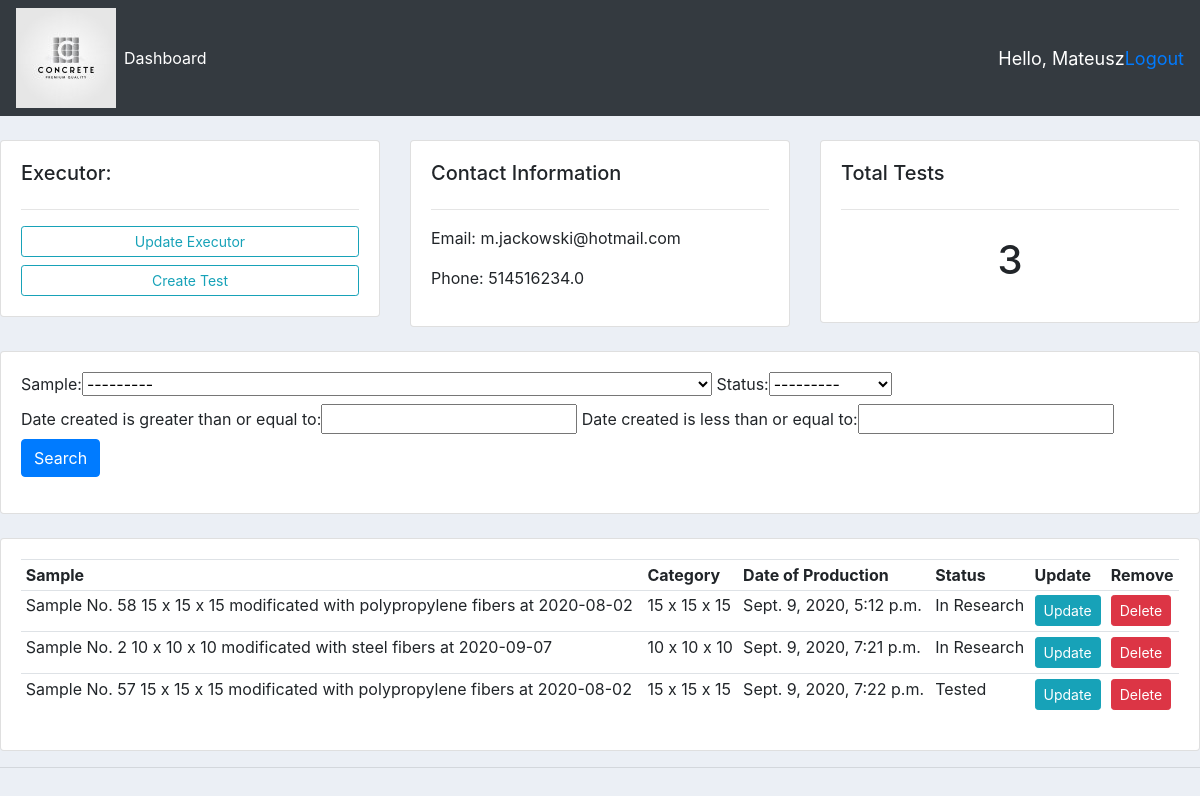
The app's page /executor/2/ (signed in), older data.
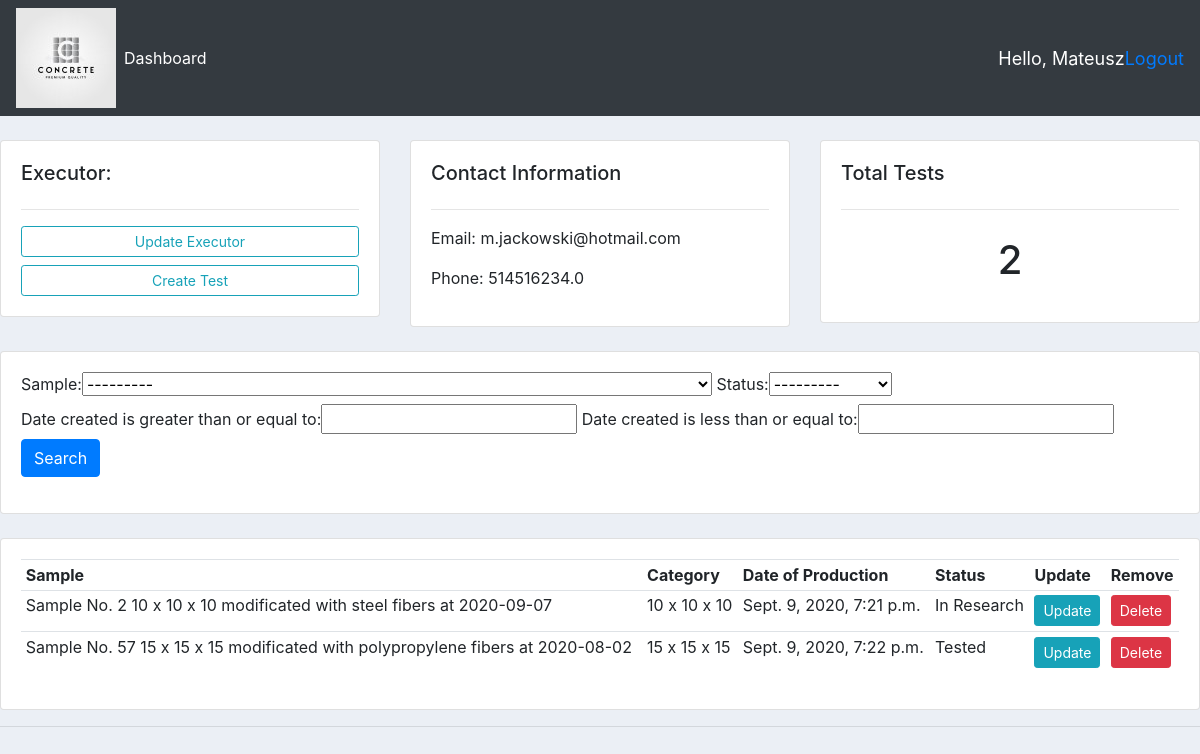
The same page, newer data.
### accounts/models.py (models this page shows, shortened)
class Test(models.Model):
    STATUS = (
        ('In Production', 'In Production'),
        ('In Research', 'In Research'),
        ('Tested', 'Tested'),
    )
    executor = models.ForeignKey(Executor, null=True, on_delete=models.SET_NULL)
    sample = models.ForeignKey(Sample, null=True, on_delete=models.SET_NULL)
    date_created = models.DateTimeField(auto_now_add=True)
    status = models.CharField(max_length=32, null=True, choices=STATUS)

class Sample(models.Model):
    CATEGORY = (
        ('10 x 10 x 10', '10 x 10 x 10'),
        ('15 x 15 x 15', '15 x 15 x 15'),
        ('10 x 10 x 50', '10 x 10 x 50'),
        ('15 x 15 x 70', '15 x 15 x 70'),
    )
    MODIFICATION = (
        ('steel fibers', 'steel fibers'),
        ('glass fibers', 'glass fibers'),
        ('polypropylene fibers', 'polypropylene fibers'),
        ('kaoline', 'kaoline'),
        ('zeolite', 'zeolite'),
    )
    name = models.CharField(max_length=100, null=True)
    category = models.CharField(max_length=100, null=True, choices=CATEGORY)
    modification = models.CharField(max_length=100, null=True, choices=MODIFICATION)
    description = models.CharField(max_length=400, null=True)
    date_of_production = models.DateField(default=datetime.now())
    tags = models.ManyToManyField(Tag)
    def __str__(self):
        return f"{self.name} {self.category} modificated with {self.modification} at {self.date_of_production}"

### accounts/decorators.py (the view)
        def wrapper_func(request, *args, **kwargs):
            group = None
            if request.user.groups.exists():
                group = request.user.groups.all()[0].name
            if group in allowed_roles:
                return view_func(request, *args, **kwargs)
            else:
                return HttpResponse("You are not authorized!")

### accounts/views.py (called while the page is built)
@login_required(login_url='login')
@allowed_users(allowed_roles=['admin'])
def executor(request, pk):
    executor = Executor.objects.get(id=pk)
    tests = executor.test_set.all()
    test_count = tests.count()
    myFilter = TestFilter(request.GET, queryset=tests)
    tests = myFilter.qs
    ctx = {'executor': executor,
           'tests': tests,
           'test_count': test_count,
           'myFilter': myFilter}
    return render(request, 'accounts/executor.html', ctx)

### accounts/templates/accounts/executor.html
{%  extends 'accounts/main.html' %}
{% block content %}
<br>
<div class="row">
	<div class="col-md">
		<div class="card card-body">
			<h5>Executor: </h5>
			<hr>
			<a class="btn btn-outline-info  btn-sm btn-block" href="">Update Executor</a>
			<a class="btn btn-outline-info  btn-sm btn-block" href="{% url 'create_test' executor.id %}">Create Test</a>
		</div>
	</div>
	<div class="col-md">
		<div class="card card-body">
			<h5>Contact Information</h5>
			<hr>
			<p>Email: {{executor.email}}</p>
			<p>Phone: {{executor.phone}}</p>
		</div>
	</div>
	<div class="col-md">
		<div class="card card-body">
			<h5>Total Tests</h5>
			<hr>
			<h1 style="text-align: center;padding: 10px">{{test_count}}</h1>
		</div>
	</div>
</div>
<br>
<div class="row">
	<div class="col">
		<div class="card card-body">
			<form method="get">
				{{myFilter.form}}
		    <button class="btn btn-primary" type="submit">Search</button>
		  </form>
		</div>
	</div>
</div>
<br>
<div class="row">
	<div class="col-md">
		<div class="card card-body">
			<table class="table table-sm">
				<tr>
					<th>Sample</th>
					<th>Category</th>
					<th>Date of Production</th>
					<th>Status</th>
					<th>Update</th>
					<th>Remove</th>
				</tr>
				{% for test in tests %}
				<tr>
					<td>{{test.sample}}</td>
					<td>{{test.sample.category}}</td>
					<td>{{test.date_created}}</td>
					<td>{{test.status}}</td>
					<td><a class="btn btn-sm btn-info" href="{% url 'update_test' test.id %}">Update</a></td>
					<td><a class="btn btn-sm btn-danger" href="{% url 'delete_test' test.id %}">Delete</a></td>
				</tr>
				{% endfor %}
			</table>
		</div>
	</div>
</div>
{% endblock %}

Row changes from the older to the newer data that the page shows:
removed Test: sample "Sample No. 58 15 x 15 x 15 modificated with polypropylene fibers at 2020-08-02", sample.category "15 x 15 x 15", date_created "Sept. 9, 2020, 5:12 p.m.", status "In Research"
Text that changed along with them:
{{ test_count }}: "3" → "2"
